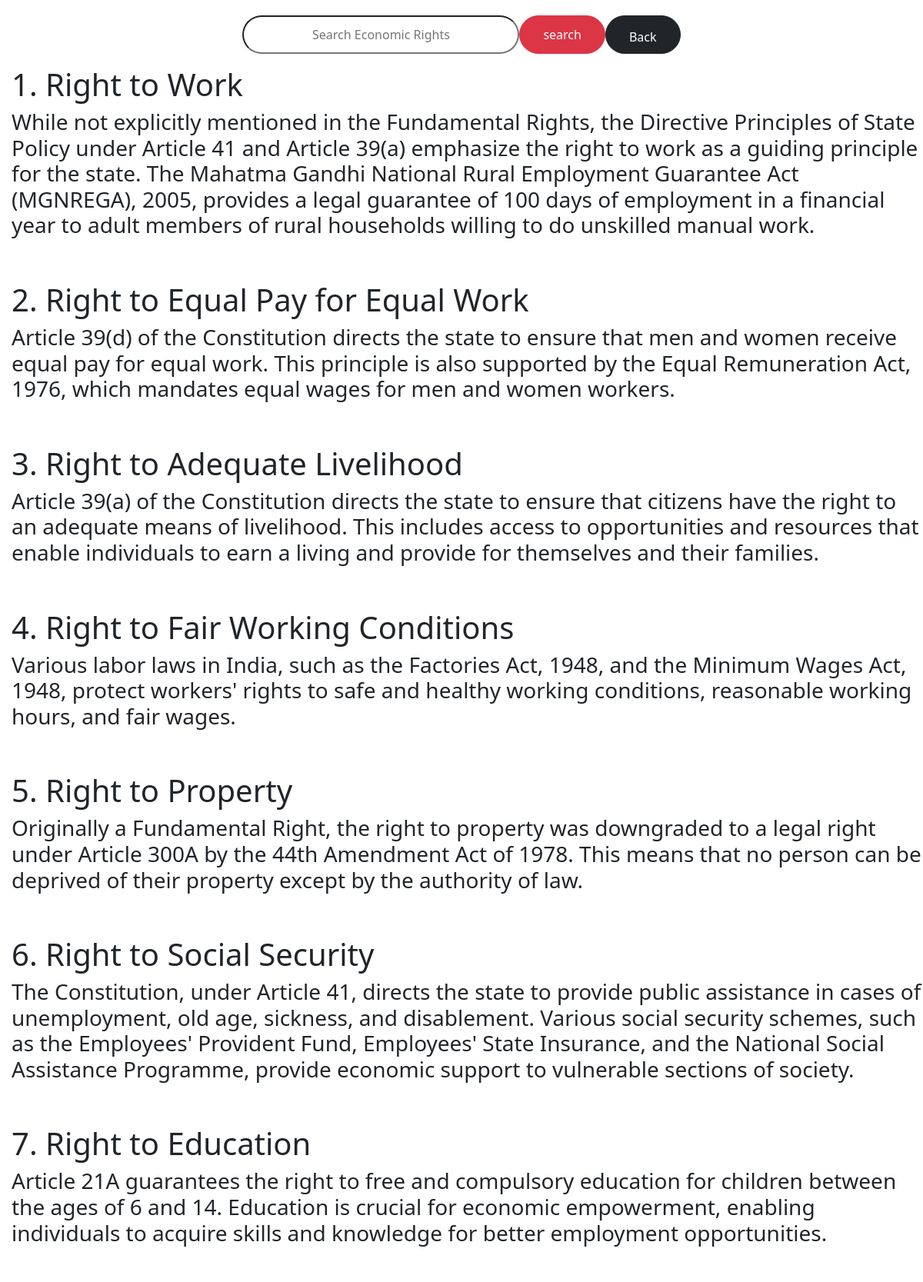
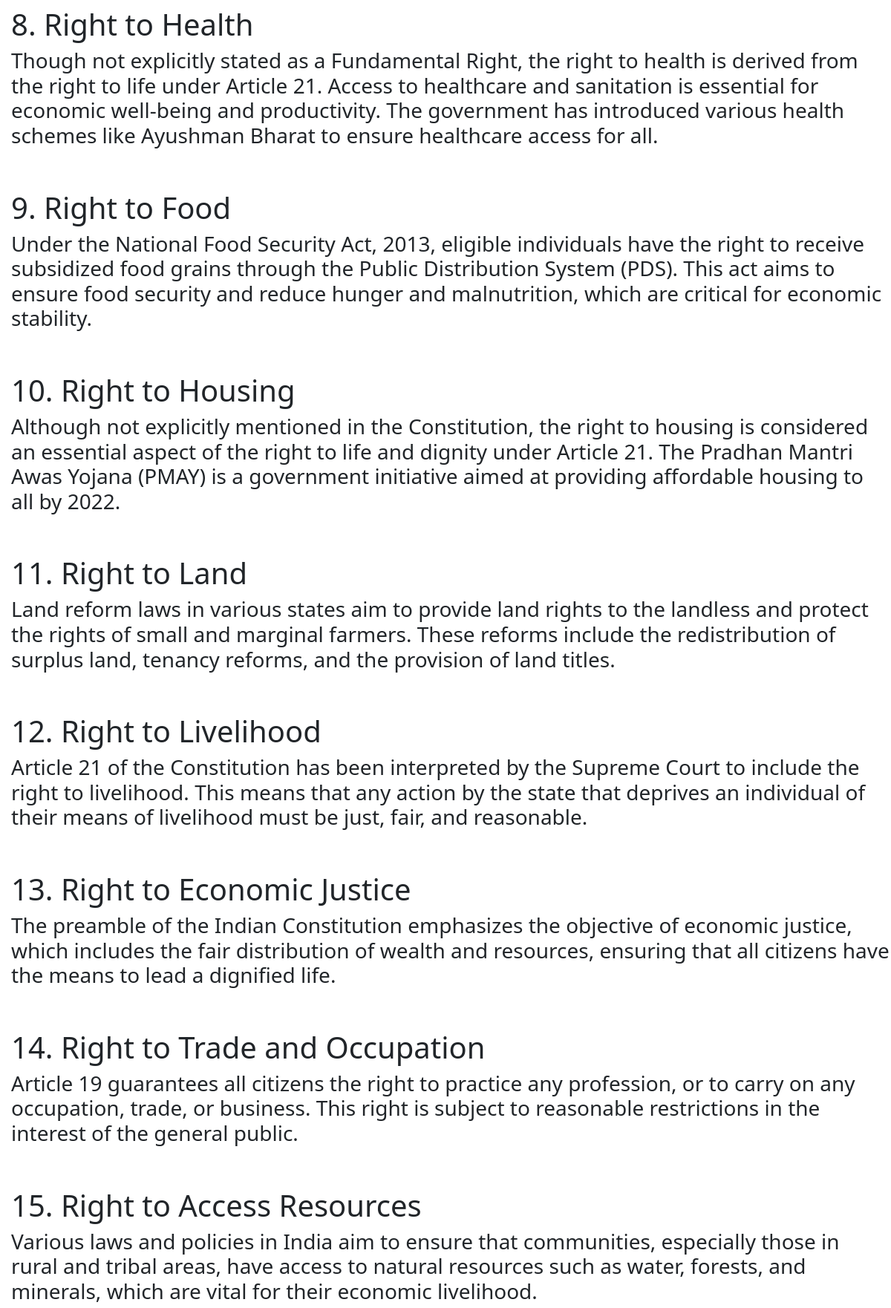
The app's page /EconomicRights/ (upper part) with its own data (2 pictures, top to bottom).
### rights/models.py (models this page shows, shortened)
class EconomicRights(models.Model):
    Title = models.CharField(max_length=400)
    Description = models.CharField(max_length=5000)

### rights/views.py (the view)
# urls.py: path("EconomicRights/",Economic,name="EconomicRights"),
def Economic(request):
    query = request.GET.get('q')
    if query:
        Economic_right = EconomicRights.objects.filter(
            Q(Title__iconatins=query) | Q(Description__icontains=query)
        )
    else:
        Economic_right = EconomicRights.objects.all()
    return render(request,"Economicrights.html",{'Economic_right':Economic_right})

### rights/templates/Economicrights.html (shortened to what this page needs)
<!DOCTYPE html>
<html lang="en">
<head>
    <link href="https://cdn.jsdelivr.net/npm/bootstrap@5.3.3/dist/css/bootstrap.min.css" rel="stylesheet">
</head>
<body>
    <form method="GET" action="{% url 'EconomicRights'%}" style="display: flex; justify-content: center; text-align: center;">
        <input type="text"  style="border-radius:30px; border: 3px line; height: 50px; width: 30%; margin-top: 20px;text-align: center;" name="q" id="autocomplete" name="q" id="autocomplete" placeholder="Search Economic Rights"
       >
        <input type="submit"  class="btn btn-danger" style="padding-left: 30px; padding-right: 30px;border-radius: 30px; margin-top: 20px;" value="search">
        <a href="{% url 'home' %}"class="btn btn-dark" style="padding-left: 30px; padding-top: 15px; padding-right: 30px; border-radius: 30px; margin-top: 20px; " >Back</a>
    </form>
    <div id="economic">
        {% for e in Economic_right %}
        <h1>{{e.Title}}</h1> <h3>{{e.Description}}</h3><br><br>
        {% endfor %}
    </div>
</body>
</html>

### rights/templates/Economicrights.html (style rules this page uses)
h1,h3 { margin-left: 15px; }

### records on screen
EconomicRights: Title "1. Right to Work", Description "While not explicitly mentioned in the Fundamental Rights, the Directive Principles of State Policy under Article 41 and Article 39(a) emphasize the right to work as a guiding principle for the state. The Mahatma Gandhi National Rural Employment Guarantee Act (MGNREGA), 2005, provides a legal guarantee of 100 days of employment in a financial year to adult members of rural households willing to do unskilled manual work."
EconomicRights: Title "2. Right to Equal Pay for Equal Work", Description "Article 39(d) of the Constitution directs the state to ensure that men and women receive equal pay for equal work. This principle is also supported by the Equal Remuneration Act, 1976, which mandates equal wages for men and women workers."
EconomicRights: Title "3. Right to Adequate Livelihood", Description "Article 39(a) of the Constitution directs the state to ensure that citizens have the right to an adequate means of livelihood. This includes access to opportunities and resources that enable individuals to earn a living and provide for themselves and their families."
EconomicRights: Title "4. Right to Fair Working Conditions", Description "Various labor laws in India, such as the Factories Act, 1948, and the Minimum Wages Act, 1948, protect workers' rights to safe and healthy working conditions, reasonable working hours, and fair wages."
EconomicRights: Title "5. Right to Property", Description "Originally a Fundamental Right, the right to property was downgraded to a legal right under Article 300A by the 44th Amendment Act of 1978. This means that no person can be deprived of their property except by the authority of law."
EconomicRights: Title "6. Right to Social Security", Description "The Constitution, under Article 41, directs the state to provide public assistance in cases of unemployment, old age, sickness, and disablement. Various social security schemes, such as the Employees' Provident Fund, Employees' State Insurance, and the National Social Assistance Programme, provide economic support to vulnerable sections of society."
EconomicRights: Title "7. Right to Education", Description "Article 21A guarantees the right to free and compulsory education for children between the ages of 6 and 14. Education is crucial for economic empowerment, enabling individuals to acquire skills and knowledge for better employment opportunities."
EconomicRights: Title "8. Right to Health", Description "Though not explicitly stated as a Fundamental Right, the right to health is derived from the right to life under Article 21. Access to healthcare and sanitation is essential for economic well-being and productivity. The government has introduced various health schemes like Ayushman Bharat to ensure healthcare access for all."
EconomicRights: Title "9. Right to Food", Description "Under the National Food Security Act, 2013, eligible individuals have the right to receive subsidized food grains through the Public Distribution System (PDS). This act aims to ensure food security and reduce hunger and malnutrition, which are critical for economic stability."
EconomicRights: Title "10. Right to Housing", Description "Although not explicitly mentioned in the Constitution, the right to housing is considered an essential aspect of the right to life and dignity under Article 21. The Pradhan Mantri Awas Yojana (PMAY) is a government initiative aimed at providing affordable housing to all by 2022."
EconomicRights: Title "11. Right to Land", Description "Land reform laws in various states aim to provide land rights to the landless and protect the rights of small and marginal farmers. These reforms include the redistribution of surplus land, tenancy reforms, and the provision of land titles."
EconomicRights: Title "12. Right to Livelihood", Description "Article 21 of the Constitution has been interpreted by the Supreme Court to include the right to livelihood. This means that any action by the state that deprives an individual of their means of livelihood must be just, fair, and reasonable."
EconomicRights: Title "13. Right to Economic Justice", Description "The preamble of the Indian Constitution emphasizes the objective of economic justice, which includes the fair distribution of wealth and resources, ensuring that all citizens have the means to lead a dignified life."
EconomicRights: Title "14. Right to Trade and Occupation", Description "Article 19 guarantees all citizens the right to practice any profession, or to carry on any occupation, trade, or business. This right is subject to reasonable restrictions in the interest of the general public."
EconomicRights: Title "15. Right to Access Resources", Description "Various laws and policies in India aim to ensure that communities, especially those in rural and tribal areas, have access to natural resources such as water, forests, and minerals, which are vital for their economic livelihood."
